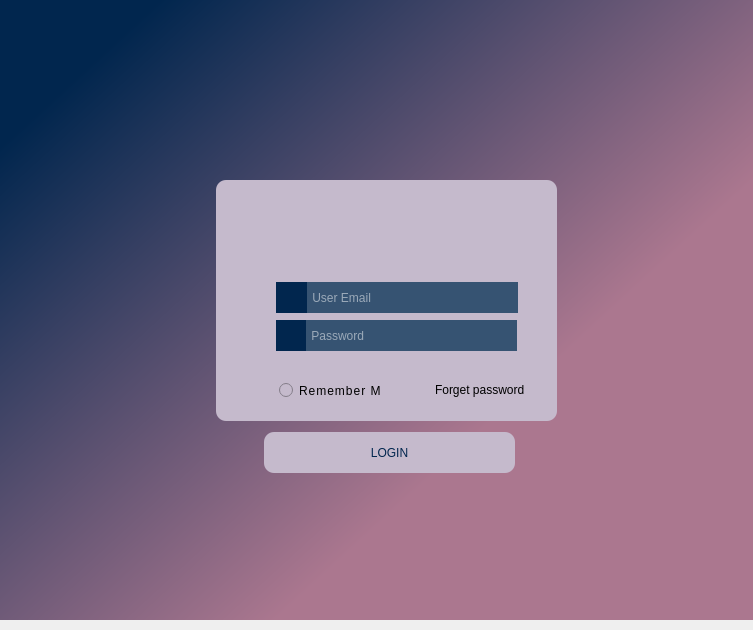
<?xml version="1.0" encoding="UTF-8"?>
<ui version="4.0">
 <class>MainWindow</class>
 <widget class="QMainWindow" name="MainWindow">
  <property name="geometry">
   <rect>
    <x>0</x>
    <y>0</y>
    <width>753</width>
    <height>630</height>
   </rect>
  </property>
  <property name="minimumSize">
   <size>
    <width>753</width>
    <height>630</height>
   </size>
  </property>
  <property name="maximumSize">
   <size>
    <width>753</width>
    <height>630</height>
   </size>
  </property>
  <property name="windowTitle">
   <string>MainWindow</string>
  </property>
  <property name="styleSheet">
   <string notr="true"/>
  </property>
  <widget class="QWidget" name="centralwidget">
   <widget class="QLineEdit" name="lineEdit">
    <property name="geometry">
     <rect>
      <x>307</x>
      <y>282</y>
      <width>211</width>
      <height>31</height>
     </rect>
    </property>
    <property name="styleSheet">
     <string notr="true">color: rgb(255, 255, 255);
background-color:#365372;
border:none;
border-radius:0px;</string>
    </property>
    <property name="placeholderText">
     <string> User Email</string>
    </property>
   </widget>
   <widget class="QWidget" name="widget" native="true">
    <property name="geometry">
     <rect>
      <x>-20</x>
      <y>-10</y>
      <width>775</width>
      <height>630</height>
     </rect>
    </property>
    <property name="minimumSize">
     <size>
      <width>775</width>
      <height>630</height>
     </size>
    </property>
    <property name="maximumSize">
     <size>
      <width>775</width>
      <height>630</height>
     </size>
    </property>
    <property name="styleSheet">
     <string notr="true">background-color: qlineargradient(spread:pad, x1:0, y1:0.278, x2:0.573, y2:0.784091, stop:0 rgba(1, 38, 78, 255), stop:1 rgba(171, 119, 143, 255));</string>
    </property>
    <widget class="QLabel" name="label">
     <property name="geometry">
      <rect>
       <x>350</x>
       <y>140</y>
       <width>121</width>
       <height>121</height>
      </rect>
     </property>
     <property name="sizePolicy">
      <sizepolicy hsizetype="Preferred" vsizetype="Preferred">
       <horstretch>0</horstretch>
       <verstretch>63</verstretch>
      </sizepolicy>
     </property>
     <property name="minimumSize">
      <size>
       <width>0</width>
       <height>0</height>
      </size>
     </property>
     <property name="styleSheet">
      <string notr="true">background-color:none;</string>
     </property>
     <property name="text">
      <string/>
     </property>
     <property name="pixmap">
      <pixmap>src/user (3).png</pixmap>
     </property>
     <property name="scaledContents">
      <bool>true</bool>
     </property>
    </widget>
    <widget class="QLabel" name="label_2">
     <property name="geometry">
      <rect>
       <x>236</x>
       <y>190</y>
       <width>341</width>
       <height>241</height>
      </rect>
     </property>
     <property name="styleSheet">
      <string notr="true">background-color:#c5bacc;
 border-radius: 10px ;</string>
     </property>
     <property name="text">
      <string/>
     </property>
    </widget>
    <widget class="QLabel" name="label_3">
     <property name="geometry">
      <rect>
       <x>296</x>
       <y>292</y>
       <width>31</width>
       <height>31</height>
      </rect>
     </property>
     <property name="sizePolicy">
      <sizepolicy hsizetype="Preferred" vsizetype="Preferred">
       <horstretch>0</horstretch>
       <verstretch>63</verstretch>
      </sizepolicy>
     </property>
     <property name="minimumSize">
      <size>
       <width>0</width>
       <height>0</height>
      </size>
     </property>
     <property name="styleSheet">
      <string notr="true">background-color:#01264E;</string>
     </property>
     <property name="text">
      <string/>
     </property>
     <property name="pixmap">
      <pixmap>src/user (3).png</pixmap>
     </property>
     <property name="scaledContents">
      <bool>true</bool>
     </property>
    </widget>
    <widget class="QLabel" name="label_4">
     <property name="geometry">
      <rect>
       <x>296</x>
       <y>330</y>
       <width>31</width>
       <height>31</height>
      </rect>
     </property>
     <property name="sizePolicy">
      <sizepolicy hsizetype="Preferred" vsizetype="Preferred">
       <horstretch>0</horstretch>
       <verstretch>63</verstretch>
      </sizepolicy>
     </property>
     <property name="minimumSize">
      <size>
       <width>0</width>
       <height>0</height>
      </size>
     </property>
     <property name="styleSheet">
      <string notr="true">background-color:#01264E;</string>
     </property>
     <property name="text">
      <string/>
     </property>
     <property name="pixmap">
      <pixmap>src/padlock.png</pixmap>
     </property>
     <property name="scaledContents">
      <bool>true</bool>
     </property>
    </widget>
    <widget class="QPushButton" name="pushButton">
     <property name="geometry">
      <rect>
       <x>284</x>
       <y>442</y>
       <width>251</width>
       <height>41</height>
      </rect>
     </property>
     <property name="mouseTracking">
      <bool>false</bool>
     </property>
     <property name="styleSheet">
      <string notr="true">background-color:#c5bacc;
border-radius:10px;
color:#01264e;
font: 75 10pt &quot;Tahoma&quot;;
letter-spacing: 2 px;</string>
     </property>
     <property name="text">
      <string>LOGIN</string>
     </property>
     <property name="checkable">
      <bool>false</bool>
     </property>
    </widget>
    <widget class="QRadioButton" name="radioButton">
     <property name="geometry">
      <rect>
       <x>299</x>
       <y>390</y>
       <width>101</width>
       <height>21</height>
      </rect>
     </property>
     <property name="styleSheet">
      <string notr="true">background-color:#c5bacc;
border-radius:20px;
letter-spacing:1px;</string>
     </property>
     <property name="text">
      <string>Remember Me</string>
     </property>
    </widget>
    <widget class="QLineEdit" name="lineEdit_2">
     <property name="geometry">
      <rect>
       <x>326</x>
       <y>330</y>
       <width>211</width>
       <height>31</height>
      </rect>
     </property>
     <property name="styleSheet">
      <string notr="true">color: rgb(255, 255, 255);
background-color:#365372;
border:none;
border-radius:0px;</string>
     </property>
     <property name="echoMode">
      <enum>QLineEdit::Password</enum>
     </property>
     <property name="placeholderText">
      <string> Password</string>
     </property>
    </widget>
    <widget class="QLineEdit" name="lineEdit_3">
     <property name="geometry">
      <rect>
       <x>453</x>
       <y>390</y>
       <width>113</width>
       <height>20</height>
      </rect>
     </property>
     <property name="font">
      <font>
       <italic>false</italic>
       <kerning>true</kerning>
      </font>
     </property>
     <property name="styleSheet">
      <string notr="true">background-color:#c5bacc;
border:none;</string>
     </property>
     <property name="text">
      <string>Forget password</string>
     </property>
    </widget>
    <zorder>label_2</zorder>
    <zorder>label</zorder>
    <zorder>label_3</zorder>
    <zorder>label_4</zorder>
    <zorder>pushButton</zorder>
    <zorder>radioButton</zorder>
    <zorder>lineEdit_2</zorder>
    <zorder>lineEdit_3</zorder>
   </widget>
   <zorder>widget</zorder>
   <zorder>lineEdit</zorder>
  </widget>
 </widget>
 <resources/>
 <connections/>
</ui>
